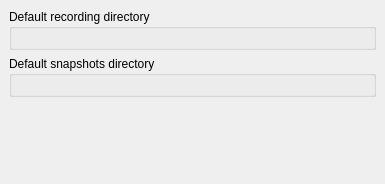
<?xml version="1.0" encoding="UTF-8"?>
<ui version="4.0">
 <class>SettingsRecorder</class>
 <widget class="QWidget" name="SettingsRecorder">
  <property name="geometry">
   <rect>
    <x>0</x>
    <y>0</y>
    <width>385</width>
    <height>184</height>
   </rect>
  </property>
  <property name="windowIcon">
   <iconset theme="preferences-desktop"/>
  </property>
  <layout class="QVBoxLayout" name="verticalLayout">
   <property name="margin">
    <number>0</number>
   </property>
   <item>
    <widget class="QScrollArea" name="scrollArea">
     <property name="frameShape">
      <enum>QFrame::NoFrame</enum>
     </property>
     <property name="widgetResizable">
      <bool>true</bool>
     </property>
     <widget class="QWidget" name="scrollAreaWidgetContents">
      <property name="geometry">
       <rect>
        <x>0</x>
        <y>0</y>
        <width>385</width>
        <height>184</height>
       </rect>
      </property>
      <layout class="QVBoxLayout" name="verticalLayout_3">
       <item>
        <widget class="QGroupBox" name="groupRecorder">
         <property name="title">
          <string>Default recording directory</string>
         </property>
         <layout class="QVBoxLayout" name="verticalLayout_2">
          <item>
           <widget class="BrowseWidget" name="edit" native="true"/>
          </item>
         </layout>
        </widget>
       </item>
       <item>
        <widget class="QGroupBox" name="groupSnapshot">
         <property name="title">
          <string>Default snapshots directory</string>
         </property>
         <layout class="QVBoxLayout" name="verticalLayout_4">
          <item>
           <widget class="BrowseWidget" name="editS" native="true"/>
          </item>
         </layout>
        </widget>
       </item>
       <item>
        <spacer name="verticalSpacer">
         <property name="orientation">
          <enum>Qt::Vertical</enum>
         </property>
         <property name="sizeHint" stdset="0">
          <size>
           <width>0</width>
           <height>0</height>
          </size>
         </property>
        </spacer>
       </item>
      </layout>
     </widget>
    </widget>
   </item>
  </layout>
 </widget>
 <customwidgets>
  <customwidget>
   <class>BrowseWidget</class>
   <extends>QWidget</extends>
   <header>common/BrowseWidget.h</header>
   <container>1</container>
  </customwidget>
 </customwidgets>
 <resources/>
 <connections/>
</ui>
